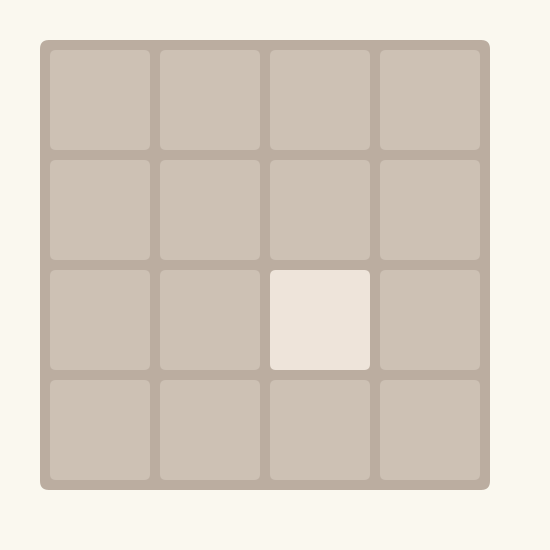
Frame 1 (no input)
Frame 60 (the mouse pressed at the canvas centre just before this capture): identical to frame 1, image omitted
Frame 120 (the mouse held since frame 60 and released just before this capture): identical to frame 1, image omitted

The Processing sketch that drew this single still picture (run headless with seeded random() and noise(); from frame 60 on, the mouse is pressed at the canvas centre):

// Processing sketch: week10_2_processing_2048_move
// ── week10_2_processing_2048_move.pde
// week10_2_processing_2048_move
// 修改自 week10_1_processing_2048_genNewBlock
// 按下左右方向鍵，讓數字方塊移動

void setup() {
  size(550, 550);
  genNewBlock();
}

int [][] a = new int[4][4];  // Java 的 2D 陣列宣告，裡面都是 0

void genNewBlock() {  // 產生新的小方塊
  int zeros = 0;  // 有幾格是0，將會在裡面亂數挑1格，要放 2

  for (int i = 0; i < 4; i++) {
    for (int j = 0; j < 4; j++) {
      if (a[i][j] == 0) zeros++;  // 找到1格是0的格子
    }
  }

  if (zeros == 0) return;  // 如果沒有空格，就不產生新方塊

  int choose = int(random(zeros));  // 依照0的數量，挑其中一格

  for (int i = 0; i < 4; i++) {
    for (int j = 0; j < 4; j++) {
      if (a[i][j] == 0) {
        if (choose == 0) a[i][j] = 2;
        choose--;
      }
    }
  }
}

void keyPressed() {

  if (keyCode == RIGHT) {  // 按右方向鍵
    for (int i = 0; i < 4; i++) {
      int j2 = 3;

      for (int j = 3; j >= 0; j--) {
        if (a[i][j] > 0) {
          int temp = a[i][j2];
          a[i][j2] = a[i][j];
          a[i][j] = temp;
          j2--;
        }
      }
    }
  }

  else if (keyCode == LEFT) {  // 按左方向鍵
    for (int i = 0; i < 4; i++) {
      int j2 = 0;

      for (int j = 0; j < 4; j++) {
        if (a[i][j] > 0) {
          int temp = a[i][j2];
          a[i][j2] = a[i][j];
          a[i][j] = temp;
          j2++;
        }
      }
    }
  }

  genNewBlock();  // 移動後產生新的小方塊
}

void draw() {
  background(250, 248, 239);  // 淡淡的背景色
  noStroke();                 // 不要黑線

  fill(187, 173, 160);       // 大格子的色彩
  rect(40, 40, 450, 450, 9); // 大格子

  for (int i = 0; i < 4; i++) {  // 用迴圈，畫4x4格子
    for (int j = 0; j < 4; j++) {

      int x = 50 + j * (100 + 10);
      int y = 50 + i * (100 + 10);  // 加點位移、間隔

      fill(tileColor(a[i][j]));  // 呼叫 tileColor() 函式查看色彩
      rect(x, y, 100, 100, 6);
    }
  }
}

int tileColor(int n) {
  switch(n) {
    case 0: return color(205, 193, 180);
    case 2: return color(238, 228, 218);
    case 4: return color(237, 224, 200);
    case 8: return color(242, 177, 121);
    case 16: return color(245, 149, 99);
    case 32: return color(246, 124, 95);
    case 64: return color(246, 94, 59);
    case 128: return color(237, 207, 114);
    case 256: return color(237, 204, 97);
    case 512: return color(237, 200, 80);
    case 1024: return color(237, 197, 63);
    default: return color(237, 194, 46);
  }
}
